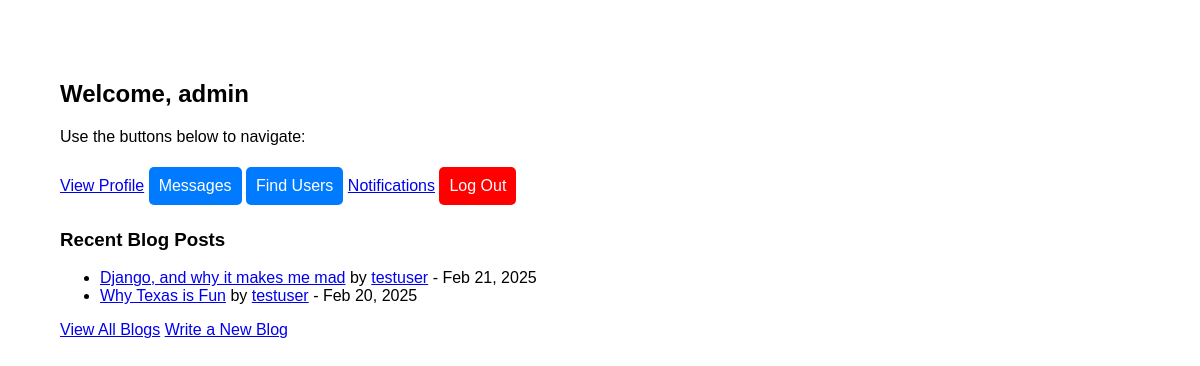
The page /dashboard/ (signed in) on the database its author committed.
### users/models.py (models this page shows, shortened)
class BlogPost(models.Model):
    title = models.CharField(max_length=255)
    content = models.TextField()
    author = models.ForeignKey(User, on_delete=models.CASCADE)
    created_at = models.DateTimeField(auto_now_add=True)
    image = models.ImageField(upload_to="blog_images/", null=True, blank=True)  # ✅ Image support

### users/views.py (the view)
# urls.py: path('dashboard/', dashboard, name='dashboard'),  # ✅ Dashboard URL
@login_required
def dashboard(request):
    blogs = BlogPost.objects.order_by('-created_at')[:5]  # ✅ Fetch latest 5 blogs
    return render(request, 'users/dashboard.html', {'blogs': blogs})

### templates/users/dashboard.html (shortened to what this page needs)
<!DOCTYPE html>
<html lang="en">
<head>
</head>
<body>
    <h2>Welcome, {{ user.username }}</h2>
    <p>Use the buttons below to navigate:</p>
    <a href="{% url 'profile' user.username %}">View Profile</a>
    <a href="{% url 'inbox' %}" class="button">Messages</a>
    <a href="{% url 'search_users' %}" class="button">Find Users</a>
    <a href="{% url 'notifications_list' %}">Notifications</a>
    <a href="{% url 'logout' %}" class="button" style="background-color: red;">Log Out</a>
    <h3>Recent Blog Posts</h3>
    {% if blogs %}
        <ul>
            {% for blog in blogs %}
                <li>
                    <a href="{% url 'blog_detail' blog.id %}">{{ blog.title }}</a>
                    by <a href="{% url 'profile' blog.author.username %}">{{ blog.author.username }}</a>
                    - {{ blog.created_at|date:"M d, Y" }}
                </li>
            {% endfor %}
        </ul>
    {% else %}
        <p>No blog posts available.</p>
    {% endif %}
    <a href="{% url 'blog_list' %}">View All Blogs</a>
    <a href="{% url 'blog_create' %}">Write a New Blog</a>
</body>
</html>

### templates/users/dashboard.html (style rules this page uses)
body { font-family: Arial, sans-serif; margin: 40px; padding: 20px; max-width: 600px; }
.button { background-color: #007bff; color: white; padding: 10px; text-align: center; text-decoration: none; display: inline-block; border-radius: 5px; margin: 5px 0; }

### rows shown on the page
BlogPost: title "Django, and why it makes me mad", author.username "testuser", created_at "Feb 21, 2025"
BlogPost: title "Why Texas is Fun", author.username "testuser", created_at "Feb 20, 2025"

### other values the page prints
{{ user.username }} "admin"
